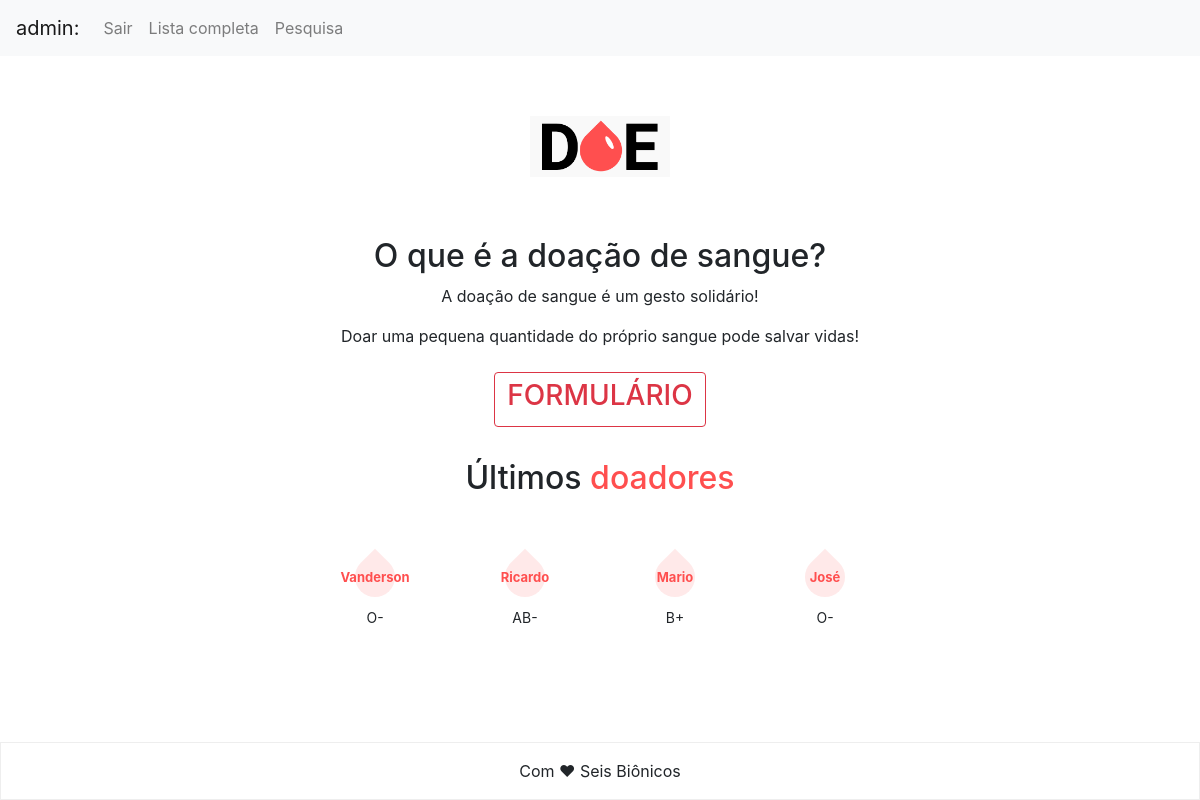
The page /form.php (signed in) on the database as committed earlier.
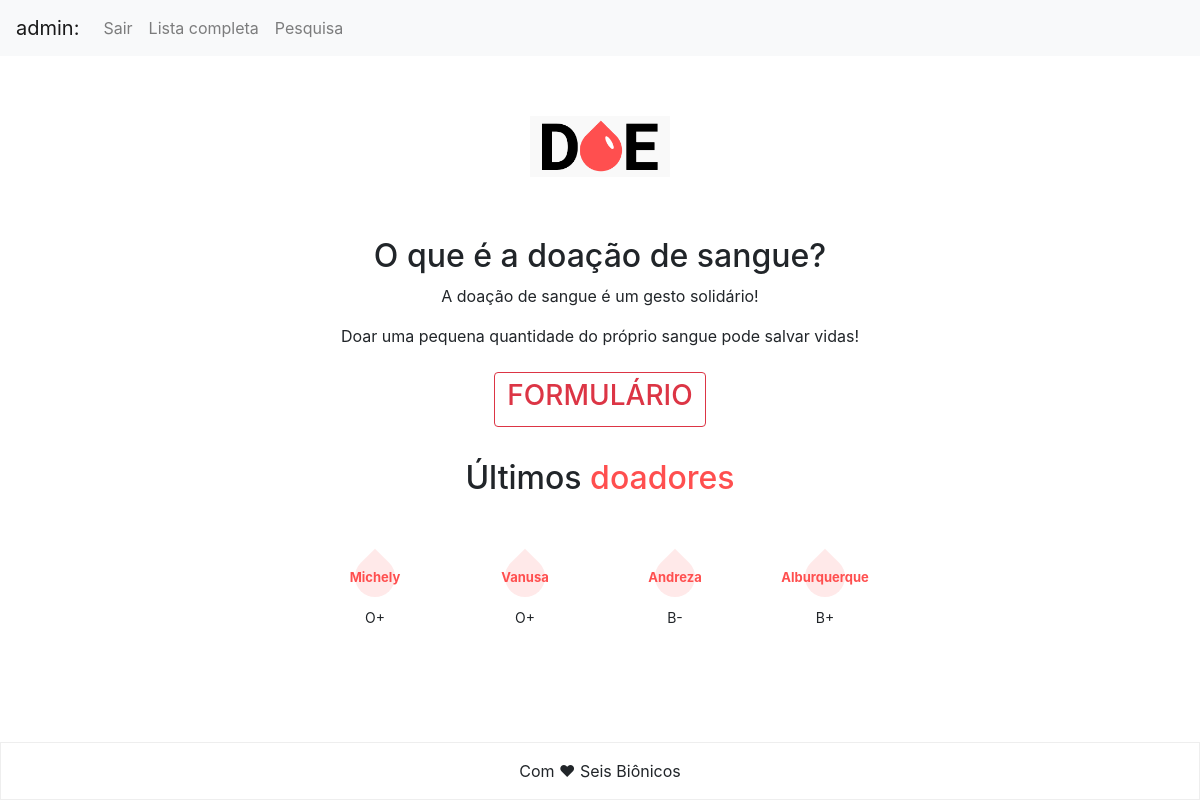
The same page on the database as committed later.
### tables this page shows
CREATE TABLE `doadores` (
  `id` int(11) NOT NULL,
  `nome` varchar(30) NOT NULL,
  `email` varchar(50) NOT NULL,
  `cpf` varchar(25) NOT NULL,
  `tipo` varchar(3) NOT NULL
);

### consulta_recente.php (called while the page is built)
<?php
  $consulta = "SELECT * FROM doadores order by id desc LIMIT 4";
  $con = $mysqli -> query ($consulta) or die ($consulta -> error);
?>

### form.php (the view, shortened to what this page needs)
<!-- <?php
    include('conexao.php');
    include('consulta_recente.php');
?>  -->
<!DOCTYPE html>
<html lang="pt-br">
<head>
  <link rel="stylesheet" href="css/style.css" type="text/css">
  <link rel="stylesheet" href="css/bootstrap.min.css" type="text/css">
</head>
<nav class="navbar navbar-expand-lg navbar-light bg-light">
  <a class="navbar-brand" href="#"><?php echo $_SESSION['user'];?>:</a>
  <div class="collapse navbar-collapse" id="navbarSupportedContent">
    <ul class="navbar-nav mr-auto">
    <li class="nav-item">
        <a class="nav-link" href="logout.php">Sair</a>
      </li>
      <li class="nav-item">
        <a class="nav-link" href="control_doadores.php">Lista completa</a>
      </li>
      <li class="nav-item">
        <a class="nav-link" href="pesquisa_doadores.php">Pesquisa</a>
      </li>
    </ul>
  </div>
  </nav>
<body>
  <header>
    <img class="logo" src="./assets/logo.png" alt="DOE">
    <h2>O que é a doação de sangue?</h2>
    <div class="doarsangue">
    <p>A doação de sangue é um gesto solidário!</p>
    <p>Doar uma pequena quantidade do próprio sangue pode salvar vidas!</p>
    </div>
    <button class="btn btn-outline-danger"><h3>FORMULÁRIO</h3></button>
  </header>
  <main>
    <h2>Últimos <span>doadores</span></h2>
    <section class="donors">
      <?php while ($dado = $con -> fetch_array()){ ?>
        <div class="donor">
          <div class="blood"><?php echo $dado["nome"] ?></div>
          <p><?php echo $dado["tipo"] ?></p>
        </div>
      <?php }?>
    </section>
  </main>
  <footer>Com ❤ Seis Biônicos</footer>
</body>
</html>

### css/style.css (style rules this page uses)
html, body { margin: 0; }
* { box-sizing: border-box; }
body { display: flex; flex-direction: column; height: 100vh; font-family: 'Roboto', sans-serif; background-color: #f9f9f9; }
header h1, main h2 { margin-bottom: 70px; }
main h2 span { color: #ff4f4f; }
.blood { color: #ff4f4f; font-weight: bold; font-size: 13px; display: flex; align-items: center; position: relative; justify-content: center; }
.blood::before { content: ""; background-color: #ff4f4f20; width: 40px; height: 40px; position: absolute; border-radius: 50%; border-top-right-radius: 0; transform: rotate(-45deg); }
.donor p { margin-top: 20px; font-size: 14px; }
header, main, .form { margin:0 auto 70px; width: 90%; max-width: 600px; }
.logo { width: 140px; margin: 60px 0px; }
header button { margin-top: 8px; padding: 8px 16px; border-radius: 4px; background-color: #ff4f4f; color: white; border: none; font-weight: bold; }
header, main, footer { text-align: center; }
main .donors { display: grid; grid-template-columns: 1fr 1fr 1fr 1fr; }
footer { margin-top: auto; padding: 16px; border: 1px solid #eee; }

Rows that differ between the two databases and show on the page:
no longer on this page (row edited): doadores: nome "Vanderson", tipo "O-"
removed doadores: nome "Ricardo", tipo "AB-"
removed doadores: nome "Mario", tipo "B+"
no longer on this page (row edited): doadores: nome "José", tipo "O-"
added doadores: nome "Michely", tipo "O+"
added doadores: nome "Vanusa", tipo "O+"
added doadores: nome "Andreza", tipo "B-"
added doadores: nome "Alburquerque", tipo "B+"
